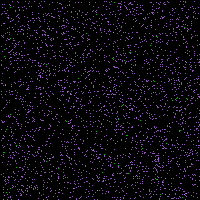
Frame 1 (no input)
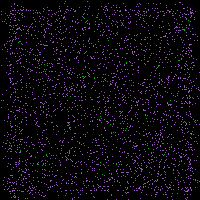
Frame 60 (the mouse pressed at the canvas centre just before this capture)
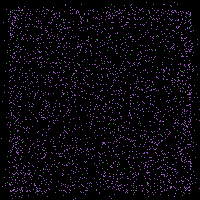
Frame 120 (the mouse held since frame 60 and released just before this capture)

The Processing sketch that drew these frames (run headless with seeded random() and noise(); from frame 60 on, the mouse is pressed at the canvas centre):

// Processing sketch: Zombies
// ── Zombies.pde
//Containers
Being [] beings;

final color zombie = color(0,255,0);
final color dead = color(0,128,0);
final color human = color(200,120,255);
final color panicHuman = color(255,0,0);
final color wall = color(0,0,0);
final color nothing = color(1,1,1);

//Controlling Vars
final int numZombies = 100;
final int numHumans = 3000;
final int decayAge = 200;
int totalBeings;

boolean bNoHumans, bNoZombies;

void setup() {
  size(200, 200);
//  noStroke();
  frameRate(20);

  totalBeings = numZombies + numHumans;

  beings = new Being[totalBeings];

  //Create Zombies then Humans
  for(int i = 0; i < totalBeings; i++) {
    beings[i] = new Being(i < numZombies); //True = isZombie
  }
}

void draw() {
  
  loadPixels();
  background(0);
  //println(frameRate);
  int humanNb = 0, zombieNb = 0, deadNb = 0, panicNb = 0;
  for(int i = 0; i < totalBeings; i++) {
    beings[i].exist();
    if (beings[i].isZombie) {
      if (beings[i].age > 0) zombieNb++; else deadNb++;
    } else {
      humanNb++;
      if (beings[i].panic > 0) panicNb++;
    }
  }
  if (frameCount % 100 == 0 && !bNoHumans && !bNoZombies) {
    println(humanNb + " (" + panicNb + ") " + " - " +
        zombieNb + " (" + deadNb + ") " + " => " + (humanNb + zombieNb));
  }
  if (humanNb == 0 && !bNoHumans) { println("No more humans!"); bNoHumans = true; }
  if (zombieNb == 0 && !bNoZombies) { println("No more zombies!"); bNoZombies = true; }
}

class Being {

  //State
  boolean isZombie;
  int age = decayAge;
  int x, y;
  int dir; //1 = up, 2 = right, 3 = down, 4 = left
  int panic = 0;

  //Controlling vars
  final int panicTurns = 5;
  final int mass = 5;
  final int distance = 10;


  Being(boolean isZombie) {
    this.isZombie = isZombie;

    x = (int)random(width)+1;
    y = (int)random(height)+1;
    dir = (int)random(4) + 1;
  }

  //The main loop for the zombie/human.
  void exist() {
    checkState();
    updatePosition();
    apply();
  }

  //This function updates the being's state vars depending on if the being is a zombie or a human
  void checkState() {
    if(isZombie) {
      if (age > 0) {
        fill(zombie);
        stroke(zombie);
      } else {
        fill(dead);
        stroke(dead);
      }
    } else if(panic > 0) {
      fill(panicHuman);
      stroke(panicHuman);
    } else {
      fill(human);
      stroke(human);
    }
  }

  void updatePosition() {
    if (age == 0) return;

    int r = (int)random(10);
    if((!isZombie && panic>0) || r < 3) {
      //update position
      if(look(x,y,dir,1)==nothing) {
        if(dir==1) y--;
        else if(dir==2) x++;
        else if(dir==3) y++;
        else if(dir==4) x--;
      }
      else {
        dir = (int)random(4)+1;
      }

      if(panic>0) panic--;
    }

    int target = look(x,y,dir,distance);

    if(isZombie) {

      //Look around!
      if (!isHuman(target)) { // If human, continue in this direction to reach him
        if (target != nothing || (int)random(5) == 1) {
          dir = (int)random(4)+1;
        }
      }

      int ix = x, iy = y;
      switch (dir) {
        case 1: iy--; break;
        case 2: ix++; break;
        case 3: iy++; break;
        case 4: ix--; break;
      }

      //Infect something?!
      if(isHuman(look(x,y,dir,1))) {
        for(int i=0; i<totalBeings; i++) {
          beings[i].infect(ix,iy);
        }
      }
      age--;

    } else { //Is I human?!

      //Oh Noes!  Look for zombies!
      if(target == zombie) {
        panic = panicTurns; //println("Argh!");
        //Run away!
        dir += 2;
        if(dir>4) dir -= 4;
      } else if(target == nothing) {
         if ((int)random(8) == 1) dir = (int)random(4)+1;
      } else dir = (int)random(4)+1;
    }
  }

  color look(int x, int y, int dir, int dist) {
    int xpos = x;
    int ypos = y;
    for(int i = 0; i < dist; i++) {
      switch (dir) {
        case 1: ypos--; break;
        case 2: xpos++; break;
        case 3: ypos++; break;
        case 4: xpos--; break;
      }

      if(xpos>width-1 || xpos<1 || ypos>height-1 || ypos<1) return wall;
      else
      {
        int target = pixels[xpos + ypos * width];
        if(target == human) return human;
        else if(target == panicHuman) return panicHuman;
        else if(target == zombie) return zombie;
      }
    }
    return nothing;
  }

  void infect(int ix, int iy) {
    if(x == ix && y == iy && !isZombie) {
      isZombie = true; //println("Infected!");
    }
  }

  boolean isHuman(int target) {
    return target == human || target == panicHuman;
  }

  void apply() {
    //ellipse(x,y,5,5);
    point(x,y);
  }
}
